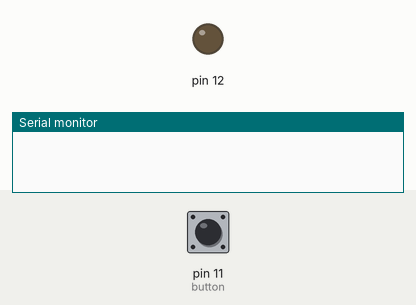
A sketch run on a simulated Arduino Uno, built with avr-gcc and run on an emulated ATmega328P. On the bench: output pins drawn as LEDs (lit = HIGH), the last lines printed to the serial monitor. The test bench sets the inputs (shaded band); at power-on: pin 11 (button) HIGH. Random numbers use the default seed unless the sketch sets one.

Above: at 1.8 s.
1.9 s: pin 11 (button) pulled LOW for 0.6 s
At 5.3 s:
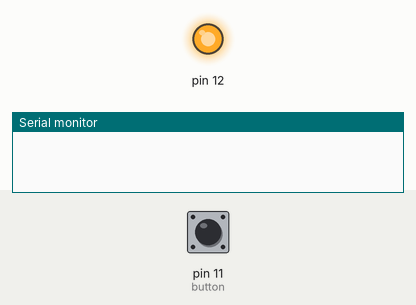
5.5 s: pin 11 (button) pulled LOW for 1 s
At 7.7 s:
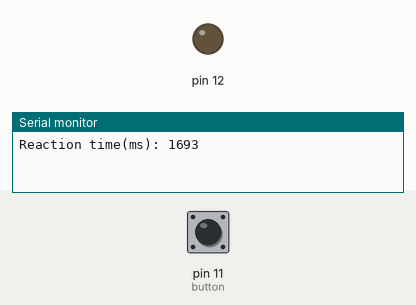
8.0 s: pin 11 (button) pulled LOW for 3.2 s
At 15.4 s:
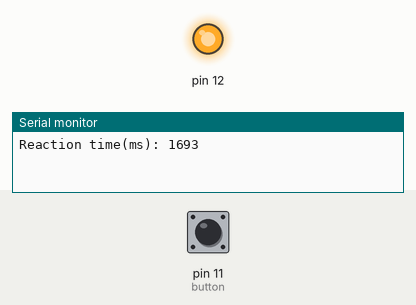
Timing chart, 0 to 16.9 s (numbered marks = the images above; inputs shaded):
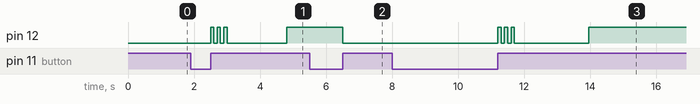

The sketch:

reactiontimergame.ino
```cpp
//This aims to create a Reaction Timer Game - Steven Lin

//Initializes var time which will hold the reaction time
unsigned long time;
//Initializes var gameStart which will hold the state of the game
bool gameStart = false;


void setup()
{
  /*
  Sets the pin connected to the LED(12) to OUTPUT in order to
  use the digitalWrite function to apply a voltage to light up
  the LED
  */
  pinMode(12, OUTPUT);
  /*
  Sets the pin connected to the button(11) to INPUT_PULLUP - sets
  pin 11 to HIGH(when read) by default until the button is pressed
  - connects pin to ground - sets pin 11 to LOW - can be read with
  digitalRead to be used in if statements
  */
  pinMode(11, INPUT_PULLUP);
  //Initializes serial monitor to enable analog output
  Serial.begin(9600);
}

void loop()
{
  if(!gameStart && digitalRead(11) == LOW)//Checks for button press
  {
    delay(10); //Debounce
    while(digitalRead(11) == LOW); //Wait for button to release

    for(int num = 3; num > 0; num--)//Flash 3x to signify start
    {
      digitalWrite(12, HIGH);
      delay(100);
      digitalWrite(12,LOW);
      delay(100);
    }

    delay(random(900,2900));//Random delay before turn on LED
    digitalWrite(12, HIGH);
    time = millis();//Record current runtime
    gameStart = true;//set game state to start
    while(gameStart == true)
    {
      if(digitalRead(11) == LOW)
      {
        delay(10);
      	while(digitalRead(11) == LOW);

      	digitalWrite(12, LOW);
      	time = millis() - time;//subtract current runtime from prev
        //to get reaction time

      	Serial.print("Reaction time(ms): ");
        Serial.println(time);

      	gameStart = false;//set game start to stop
        break;//brute force break loop because I'm lazy and I had
        //bad luck with loops for the past 3 hours
      }
    }
  }
  delay(500);//prevent accidental restart
}
```

Measured:
- after the input at 1.9 s, pin 12: LOW → HIGH after 0.60 s, then repeats every 0.20 s: LOW 0.10 s, HIGH 0.10 s
- after the input at 5.5 s, pin 12: HIGH → LOW after 1.0 s
- after the input at 8.0 s, pin 12: LOW → HIGH after 3.2 s, then repeats every 0.20 s: LOW 0.10 s, HIGH 0.10 s
